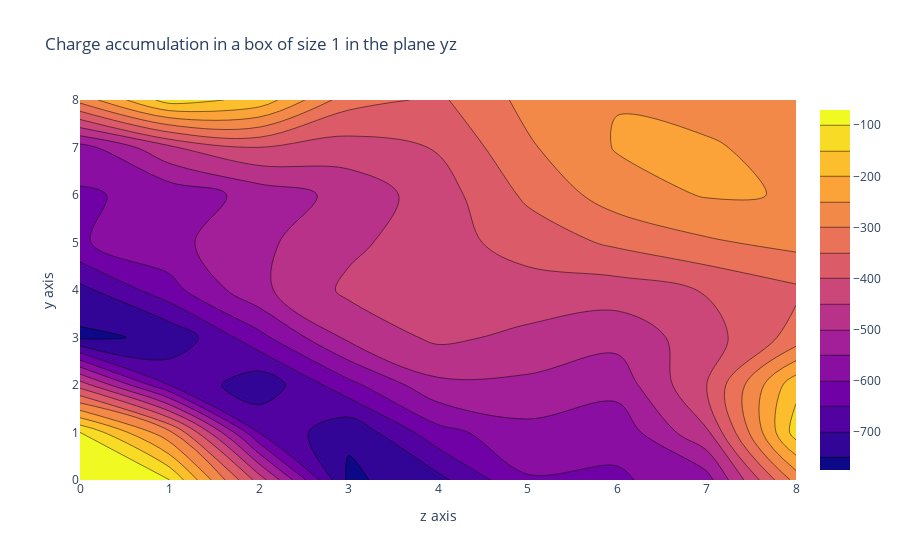

The cell this chart's notebook holds for it:
### Code cell
layout_prim = dict(title = 'Charge accumulation in a box of size '+str(radius)+' in the plane yz',
              xaxis= dict(title= 'z axis',ticklen= 5,zeroline= False),
              yaxis= dict(title= 'y axis',ticklen= 5,zeroline= False),
             )
fig = go.Figure(data = go.Contour(z = np.real(charge_evol_prim[0, :, :])), layout = layout_prim)
fig.show()

### Figure 1 — Plotly figure (JSON) as saved in the notebook; plotly's stock layout.template omitted (floating-point values rounded to 4 significant figures)
{"data": [{"type": "contour", "z": [[-70.16, -99.22, -422.3, -760.5, -715.0, -604.8, -606.6, -571.5, -281.2], [-99.22, -286.9, -650.8, -740.1, -618.0, -565.4, -584.3, -457.7, -126.2], [-422.3, -650.8, -735.1, -616.1, -511.7, -511.2, -530.5, -400.8, -165.5], [-760.5, -740.1, -616.1, -489.1, -439.4, -461.6, -483.4, -422.3, -330.3], [-715.0, -618.0, -511.7, -439.4, -413.7, -419.9, -423.7, -396.9, -359.2], [-604.8, -565.4, -511.2, -461.6, -419.9, -379.6, -340.5, -307.4, -285.0], [-606.6, -584.3, -530.5, -483.5, -423.7, -340.5, -274.9, -246.4, -251.8], [-571.5, -457.7, -400.8, -422.3, -396.9, -307.4, -246.4, -242.7, -272.9], [-281.2, -126.2, -165.5, -330.3, -359.2, -285.0, -251.8, -272.9, -266.1]]}], "layout": {"title": {"text": "Charge accumulation in a box of size 1 in the plane yz"}, "xaxis": {"ticklen": 5, "title": {"text": "z axis"}, "zeroline": false}, "yaxis": {"ticklen": 5, "title": {"text": "y axis"}, "zeroline": false}}}
